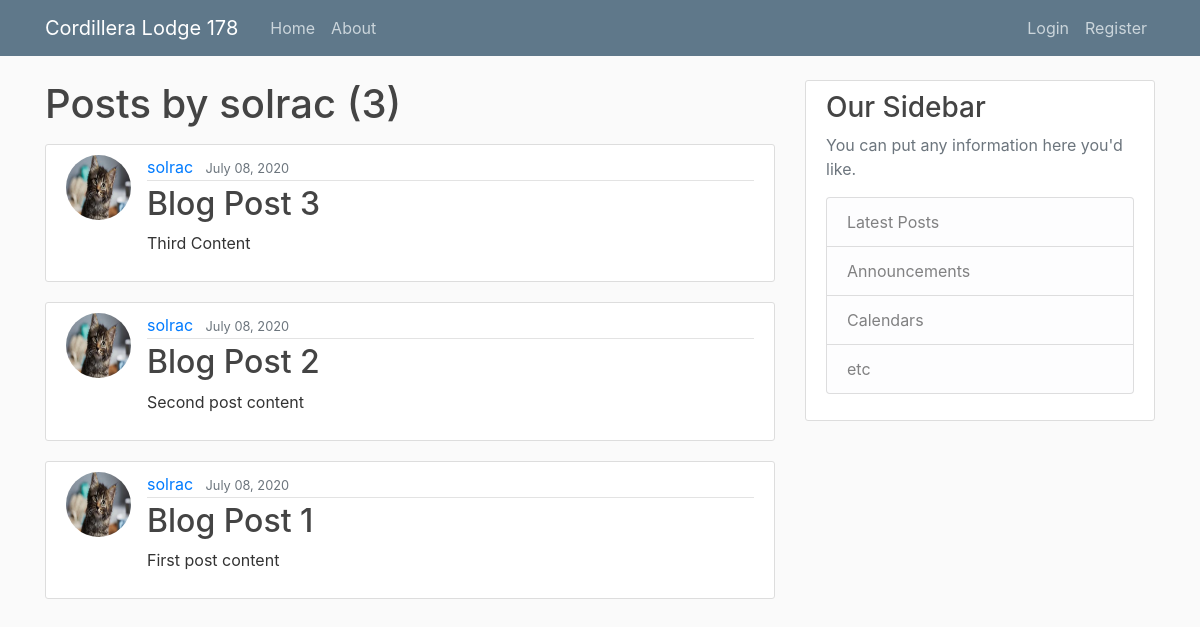
Before: /user/solrac with the older database file.
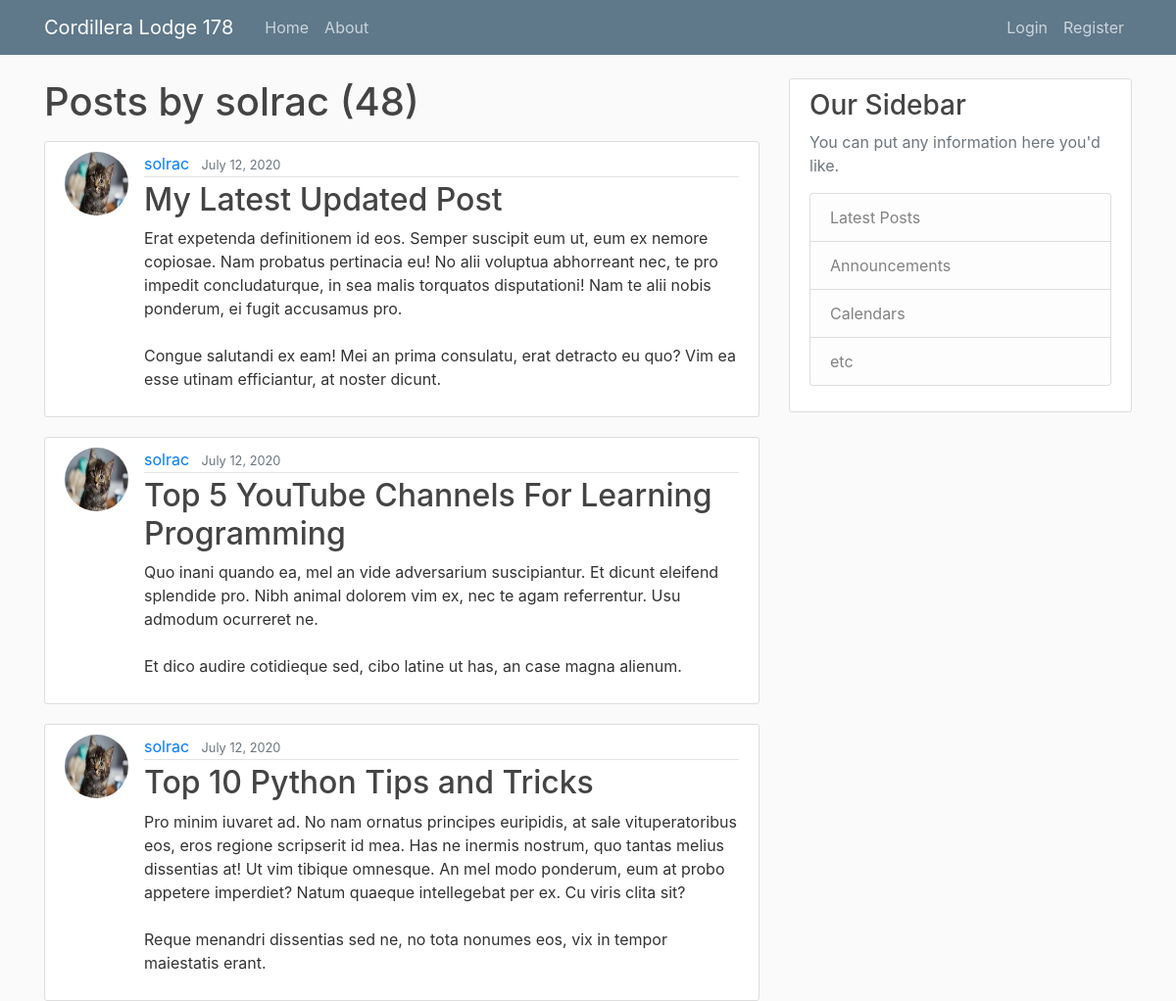
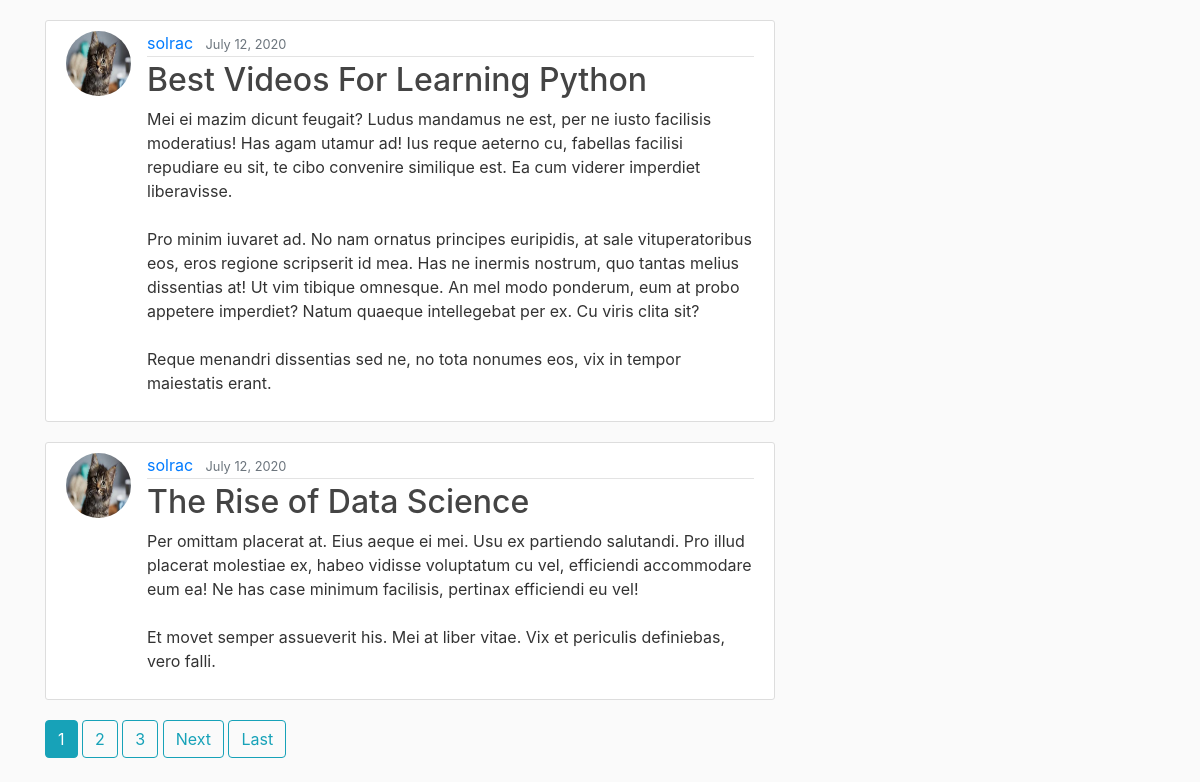
After: the same page with the newer database file (2 pictures, top to bottom).
### blog/models.py (models this page shows, shortened)
class Post(models.Model):
    title = models.CharField(max_length=100)
    content = models.TextField()
    date_posted = models.DateTimeField(default=timezone.now)
    author = models.ForeignKey(User, on_delete=models.CASCADE)

### users/models.py (models this page shows, shortened)
class Profile(models.Model):
    user = models.OneToOneField(User, on_delete=models.CASCADE)
    image = models.ImageField(default='default.jpg', upload_to='profile_pics')

### blog/views.py (the view)
# urls.py: path('user/<str:username>', UserPostListView.as_view(), name='user-posts'),
class UserPostListView(ListView):
    model = Post
    template_name = 'blog/user_posts.html'  # <app>/<model>_<viewtype>.html
    context_object_name = 'posts'
    paginate_by = 5
    def get_queryset(self):
        user = get_object_or_404(User, username=self.kwargs.get('username'))
        return Post.objects.filter(author=user).order_by('-date_posted')

### blog/templates/blog/user_posts.html (shortened to what this page needs)
{% extends "blog/base.html" %}
{% block content %}
    <h1 class="mb-3">Posts by {{ view.kwargs.username }} ({{ page_obj.paginator.count }})</h1>
    {% for post in posts %}
        <article class="media content-section">
          <img class="rounded-circle article-img" src="{{ post.author.profile.image.url }}">
          <div class="media-body">
            <div class="article-metadata">
              <a class="mr-2" href="{% url 'user-posts' post.author.username %}">{{ post.author }}</a>
              <small class="text-muted">{{ post.date_posted|date:"F d, Y" }}</small>
            </div>
            <h2><a class="article-title" href="{% url 'post-detail' post.id %}">{{ post.title }}</a></h2>
            <p class="article-content">{{ post.content }}</p>
          </div>
        </article>
    {% endfor %}
    {% if is_paginated %}
      {% for num in page_obj.paginator.page_range %}
        {% if page_obj.number == num %}
          <a class="btn btn-info mb-4" href="?page={{ num }}">{{ num }}</a>
        {% elif num > page_obj.number|add:'-3' and num < page_obj.number|add:'3' %}
          <a class="btn btn-outline-info mb-4" href="?page={{ num }}">{{ num }}</a>
        {% endif %}
      {% endfor %}
      {% if page_obj.has_next %}
        <a class="btn btn-outline-info mb-4" href="?page={{ page_obj.next_page_number }}">Next</a>
        <a class="btn btn-outline-info mb-4" href="?page={{ page_obj.paginator.num_pages }}">Last</a>
      {% endif %}
    {% endif %}
{% endblock content %}

### blog/templates/blog/base.html (shortened to what this page needs)
{% load static %}
<!DOCTYPE html>
 <html>
 <head>
    <link rel="stylesheet" href="https://maxcdn.bootstrapcdn.com/bootstrap/4.0.0/css/bootstrap.min.css">
    <link rel="stylesheet" type="text/css" href="{% static 'blog/main.css' %}">
</head>
<body>
    <header class="site-header">
        <nav class="navbar navbar-expand-md navbar-dark bg-steel fixed-top">
            <div class="container">
            <a class="navbar-brand mr-4" href="{% url 'blog-home' %}">Cordillera Lodge 178</a>
            <div class="collapse navbar-collapse" id="navbarToggle">
                <div class="navbar-nav mr-auto">
                <a class="nav-item nav-link" href="{% url 'blog-home' %}">Home</a>
                <a class="nav-item nav-link" href="{% url 'blog-about' %}">About</a>
                </div>
                <div class="navbar-nav">
                    {% if user.is_authenticated %}
                        <a class="nav-item nav-link" href="{% url 'post-create' %}">New Post</a>
                        <a class="nav-item nav-link" href="{% url 'profile' %}">Profile</a>
                        <a class="nav-item nav-link" href="{% url 'logout' %}">Logout</a>
                    {% else %}
                        <a class="nav-item nav-link" href="{% url 'login' %}">Login</a>
                        <a class="nav-item nav-link" href="{% url 'register' %}">Register</a>
                    {% endif %}
                </div>
            </div>
            </div>
        </nav>
    </header>
    <main role="main" class="container">
    <div class="row">
        <div class="col-md-8">
        {% block content %}{% endblock %}
        </div>
        <div class="col-md-4">
        <div class="content-section">
            <h3>Our Sidebar</h3>
            <p class='text-muted'>You can put any information here you'd like.
            <ul class="list-group">
                <li class="list-group-item list-group-item-light">Latest Posts</li>
                <li class="list-group-item list-group-item-light">Announcements</li>
                <li class="list-group-item list-group-item-light">Calendars</li>
                <li class="list-group-item list-group-item-light">etc</li>
            </ul>
            </p>
        </div>
        </div>
    </div>
    </main>
</body>
</html>

### blog/static/blog/main.css (style rules this page uses)
body { background: #fafafa; color: #333333; margin-top: 5rem; }
h1, h2, h3, h4, h5, h6 { color: #444444; }
ul { margin: 0; }
.bg-steel { background-color: #5f788a; }
.site-header .navbar-nav .nav-link { color: #cbd5db; }
.content-section { background: #ffffff; padding: 10px 20px; border: 1px solid #dddddd; border-radius: 3px; margin-bottom: 20px; }
.article-title { color: #444444; }
.article-content { white-space: pre-line; }
.article-img { height: 65px; width: 65px; margin-right: 16px; }
.article-metadata { padding-bottom: 1px; margin-bottom: 4px; border-bottom: 1px solid #e3e3e3 }

Changed rows visible on the page:
no longer on this page (row unchanged): Post: author.profile.image (picture), author "solrac", date_posted "July 08, 2020", title "Blog Post 3", content "Third Content"
no longer on this page (row unchanged): Post: author.profile.image (picture), author "solrac", date_posted "July 08, 2020", title "Blog Post 2", content "Second post content"
no longer on this page (row unchanged): Post: author.profile.image (picture), author "solrac", date_posted "July 08, 2020", title "Blog Post 1", content "First post content"
added Post: author.profile.image (picture), author "solrac", date_posted "July 12, 2020", title "My Latest Updated Post", content "Erat expetenda definitionem id eos. Semper suscipit eum ut, eum ex nemore copiosae. Nam probatus pertinacia eu! No alii voluptua abhorreant nec, te pro impedit concludaturque, in sea malis torquatos disputationi! Nam te alii nobis ponderum, ei fugit accusamus pro. Congue salutandi ex eam! Mei an prima consulatu, erat detracto eu quo? Vim ea esse utinam efficiantur, at noster dicunt."
added Post: author.profile.image (picture), author "solrac", date_posted "July 12, 2020", title "Top 5 YouTube Channels For Learning Programming", content "Quo inani quando ea, mel an vide adversarium suscipiantur. Et dicunt eleifend splendide pro. Nibh animal dolorem vim ex, nec te agam referrentur. Usu admodum ocurreret ne. Et dico audire cotidieque sed, cibo latine ut has, an case magna alienum."
added Post: author.profile.image (picture), author "solrac", date_posted "July 12, 2020", title "Top 10 Python Tips and Tricks", content "Pro minim iuvaret ad. No nam ornatus principes euripidis, at sale vituperatoribus eos, eros regione scripserit id mea. Has ne inermis nostrum, quo tantas melius dissentias at! Ut vim tibique omnesque. An mel modo ponderum, eum at probo appetere imperdiet? Natum quaeque intellegebat per ex. Cu viris clita sit? Reque menandri dissentias sed ne, no tota nonumes eos, vix in tempor maiestatis erant."
added Post: author.profile.image (picture), author "solrac", date_posted "July 12, 2020", title "Best Videos For Learning Python", content "Mei ei mazim dicunt feugait? Ludus mandamus ne est, per ne iusto facilisis moderatius! Has agam utamur ad! Ius reque aeterno cu, fabellas facilisi repudiare eu sit, te cibo convenire similique est. Ea cum viderer imperdiet liberavisse. Pro minim iuvaret ad. No nam ornatus principes euripidis, at sale vituperatoribus eos, eros regione scripserit id mea. Has ne inermis nostrum, quo tantas melius dissentias at! Ut vim tibique omnesque. An mel modo ponderum, eum at probo appetere imperdiet? Natum quaeque intellegebat per ex. Cu viris clita sit? Reque menandri dissentias sed ne, no tota nonumes eos, vix in tempor maiestatis erant."
added Post: author.profile.image (picture), author "solrac", date_posted "July 12, 2020", title "The Rise of Data Science", content "Per omittam placerat at. Eius aeque ei mei. Usu ex partiendo salutandi. Pro illud placerat molestiae ex, habeo vidisse voluptatum cu vel, efficiendi accommodare eum ea! Ne has case minimum facilisis, pertinax efficiendi eu vel! Et movet semper assueverit his. Mei at liber vitae. Vix et periculis definiebas, vero falli."
Other visible differences:
{{ page_obj.paginator.count }}: "3" → "48"
new list line: "1"
new list line: "2"
new list line: "3"
text now shown: "Next Last"
